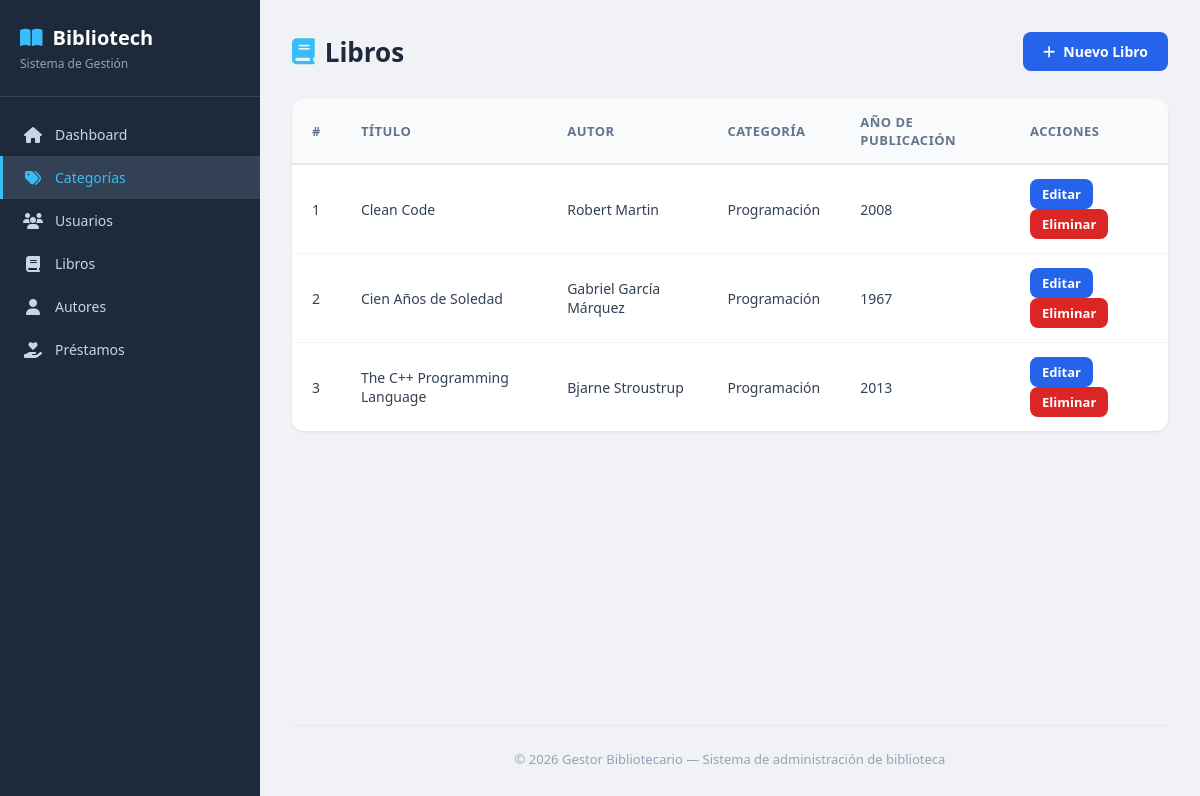
/libros/index.php, run on the app's committed database.
### tables this page shows
CREATE TABLE libros (
    id INT AUTO_INCREMENT PRIMARY KEY,
    titulo VARCHAR(200) NOT NULL,
    isbn VARCHAR(20) NOT NULL UNIQUE,
    anio_publicacion YEAR,
    editorial VARCHAR(150),
    cantidad INT NOT NULL DEFAULT 0,
    disponibles INT NOT NULL DEFAULT 0,
    id_categoria INT NOT NULL,
    fecha_registro TIMESTAMP DEFAULT CURRENT_TIMESTAMP,

    CONSTRAINT fk_libro_categoria
        FOREIGN KEY (id_categoria)
        REFERENCES categorias(id)
);

CREATE TABLE categorias (
    id INT AUTO_INCREMENT PRIMARY KEY,
    nombre VARCHAR(100) NOT NULL UNIQUE,
    descripcion TEXT
);

### libros/index.php (the view, shortened to what this page needs)
<?php
    require_once "../config/connection.php";
?>
<?php include_once "../includes/header.php"; ?>
<div class="page-header">
    <h1><i class="fas fa-book"></i> Libros</h1>
    <a href="create.php" class="btn btn-primary">
        <i class="fas fa-plus"></i> Nuevo Libro
    </a>
</div>
<div class="table-container">
    <table>
        <thead>
            <tr>
                <th>#</th>
                <th>Título</th>
                <th>Autor</th>
                <th>Categoría</th>
                <th>Año de Publicación</th>
                <th>Acciones</th>
            </tr>
        </thead>
        <tbody>
            <?php
                $sql = "SELECT l.id, l.titulo, GROUP_CONCAT(CONCAT(a.nombre, ' ', a.apellido) SEPARATOR ', ') AS autor, c.nombre AS categoria, l.anio_publicacion " .
                       "FROM libros l " .
                       "LEFT JOIN categorias c ON l.id_categoria = c.id " .
                       "LEFT JOIN libro_autor la ON la.id_libro = l.id " .
                       "LEFT JOIN autores a ON la.id_autor = a.id " .
                       "GROUP BY l.id, l.titulo, c.nombre, l.anio_publicacion";
                $stmt = $conn->prepare($sql);
                $stmt->execute();
                $result = $stmt->get_result();
                if ($result && $result->num_rows > 0) {
                    $i = 1;
                    while ($row = $result->fetch_assoc()) {
                        echo "<tr>";
                        echo "<td>" . $i++ . "</td>";
                        echo "<td>" . htmlspecialchars($row['titulo']) . "</td>";
                        echo "<td>" . htmlspecialchars($row['autor']) . "</td>";
                        echo "<td>" . htmlspecialchars($row['categoria']) . "</td>";
                        echo "<td>" . htmlspecialchars($row['anio_publicacion']) . "</td>";
                        echo "<td>";
                        echo "<a href=\"edit.php?id=" . $row['id'] . "\" class=\"btn btn-sm btn-primary\">Editar</a> ";
                        echo "<a href=\"delete.php?id=" . $row['id'] . "\" class=\"btn btn-sm btn-danger\">Eliminar</a>";
                        echo "</td>";
                        echo "</tr>\n";
                    }
                } else {
                    echo "<tr><td colspan=\"6\" class=\"text-center\">No hay libros registrados.</td></tr>";
                }
            ?>
        </tbody>
    </table>
</div>
<?php include_once "../includes/footer.php"; ?>

### includes/header.php (shortened to what this page needs)
<!DOCTYPE html>
<html lang="es">
<head>
    <link rel="stylesheet" href="https://cdnjs.cloudflare.com/ajax/libs/font-awesome/6.5.1/css/all.min.css">
    <link rel="stylesheet" href="/gestorbibliotecario/assets/css/style.css">
</head>
<body>
<aside class="sidebar">
    <div class="sidebar-header">
        <h2><i class="fas fa-book-open"></i> Bibliotech</h2>
        <p>Sistema de Gestión</p>
    </div>
    <nav class="sidebar-nav">
        <a href="../dashboard.php"><i class="fas fa-home"></i> Dashboard</a>
        <a href="../categorias/index.php" class="active"><i class="fas fa-tags"></i> Categorías</a>
        <a href="../usuarios/index.php"><i class="fas fa-users"></i> Usuarios</a>
        <a href="../libros/index.php"><i class="fas fa-book"></i> Libros</a>
        <a href="../autores/index.php"> <i class="fas fa-user"></i> Autores</a>
        <a href="../prestamos/index.php"><i class="fas fa-hand-holding-heart"></i> Préstamos</a>
    </nav>
</aside>
<div class="main-content">

### includes/footer.php
    <footer>
        <p>&copy; <?= date("Y") ?> Gestor Bibliotecario &mdash; Sistema de administración de biblioteca</p>
    </footer>
</div>
</body>
</html>

### assets/css/style.css (style rules this page uses)
* { margin: 0; padding: 0; box-sizing: border-box; }
body { font-family: 'Segoe UI', Tahoma, Geneva, Verdana, sans-serif; background: #f0f2f5; color: #333; display: flex; min-height: 100vh; }
.sidebar { width: 260px; background: #1e293b; color: #fff; display: flex; flex-direction: column; position: fixed; top: 0; left: 0; height: 100vh; z-index: 100; }
.sidebar-header { padding: 24px 20px; border-bottom: 1px solid #334155; }
.sidebar-header h2 { font-size: 20px; font-weight: 700; display: flex; align-items: center; gap: 10px; }
.sidebar-header h2 i { color: #38bdf8; }
.sidebar-header p { font-size: 12px; color: #94a3b8; margin-top: 4px; }
.sidebar-nav { padding: 16px 0; flex: 1; }
.sidebar-nav a { display: flex; align-items: center; gap: 12px; padding: 12px 20px; color: #cbd5e1; text-decoration: none; font-size: 14px; transition: all 0.2s; border-left: 3px solid transparent; }
.sidebar-nav a.active { background: #334155; color: #38bdf8; border-left-color: #38bdf8; }
.sidebar-nav a i { width: 20px; text-align: center; font-size: 16px; }
.main-content { margin-left: 260px; flex: 1; padding: 32px; min-height: 100vh; display: flex; flex-direction: column; }
footer { margin-top: auto; padding-top: 24px; text-align: center; font-size: 13px; color: #94a3b8; border-top: 1px solid #e2e8f0; }
.page-header { display: flex; justify-content: space-between; align-items: center; margin-bottom: 28px; }
.page-header h1 { font-size: 26px; font-weight: 700; color: #1e293b; display: flex; align-items: center; gap: 10px; }
.page-header h1 i { color: #38bdf8; }
.btn { display: inline-flex; align-items: center; gap: 8px; padding: 10px 20px; border: none; border-radius: 8px; font-size: 14px; font-weight: 600; cursor: pointer; text-decoration: none; transition: all 0.2s; }
.btn-primary { background: #2563eb; color: #fff; }
.btn-danger { background: #dc2626; color: #fff; }
.btn-sm { padding: 6px 12px; font-size: 13px; }
.table-container { background: #fff; border-radius: 12px; box-shadow: 0 1px 3px rgba(0, 0, 0, 0.08); overflow: hidden; }
table { width: 100%; border-collapse: collapse; }
table thead { background: #f8fafc; border-bottom: 2px solid #e2e8f0; }
table th { text-align: left; padding: 14px 20px; font-size: 13px; font-weight: 600; text-transform: uppercase; letter-spacing: 0.5px; color: #64748b; }
table td { padding: 14px 20px; font-size: 14px; border-bottom: 1px solid #f1f5f9; color: #334155; }
table tbody tr:last-child td { border-bottom: none; }

### data on the page
libros: titulo "Clean Code", autor "Robert Martin", id_categoria.nombre "Programación", anio_publicacion "2008"
libros: titulo "Cien Años de Soledad", autor "Gabriel García Márquez", id_categoria.nombre "Programación", anio_publicacion "1967"
libros: titulo "The C++ Programming Language", autor "Bjarne Stroustrup", id_categoria.nombre "Programación", anio_publicacion "2013"
